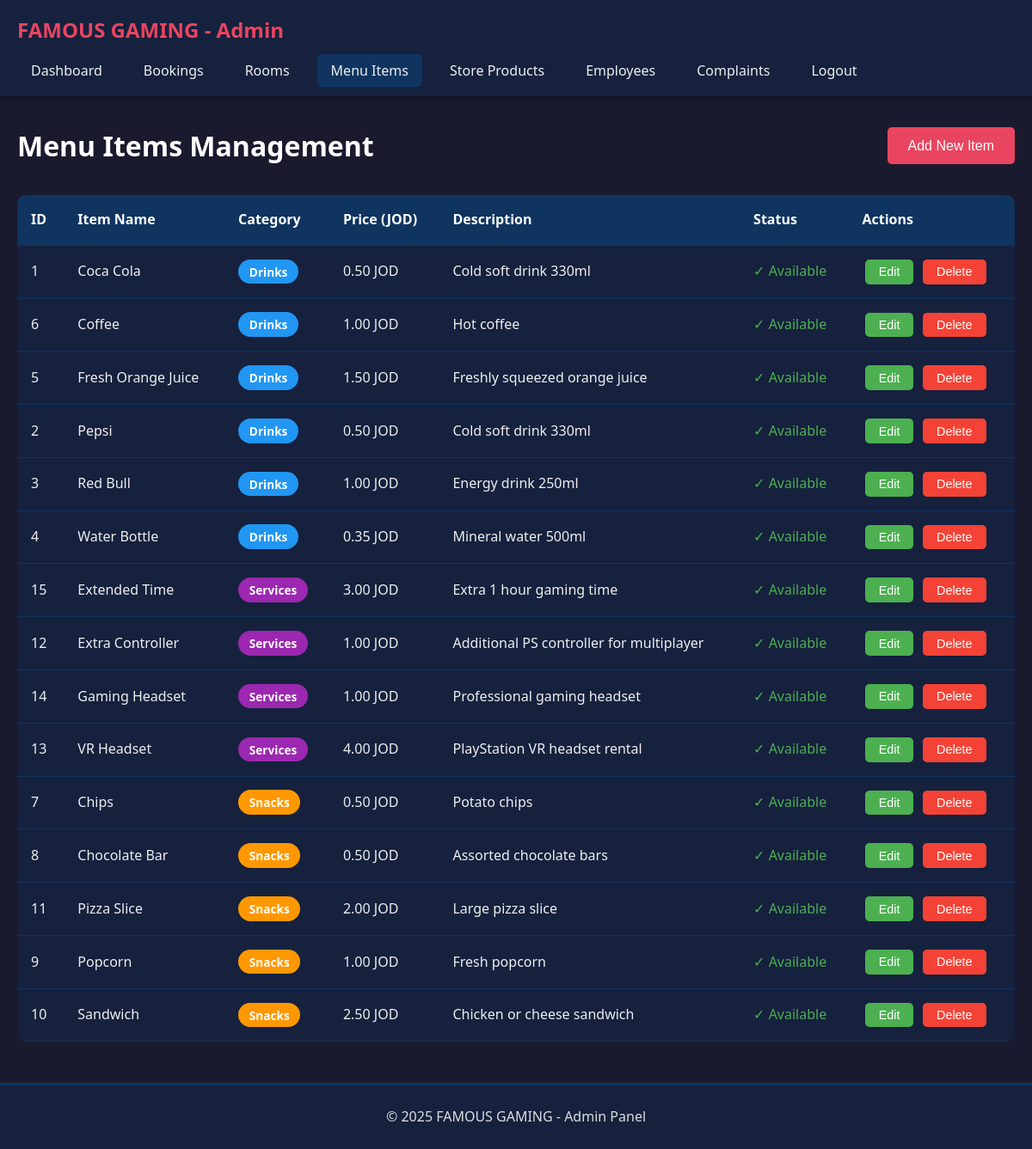
The page /admin/menu_items.php (signed in) on the database its author committed.
### tables this page shows
CREATE TABLE menu_items (
    id INT PRIMARY KEY AUTO_INCREMENT,
    item_name VARCHAR(100) NOT NULL,
    item_category VARCHAR(50) NOT NULL,
    item_price DECIMAL(10,2) NOT NULL,
    item_description TEXT,
    is_available BOOLEAN NOT NULL DEFAULT TRUE,
    created_at TIMESTAMP DEFAULT CURRENT_TIMESTAMP,
    updated_at TIMESTAMP DEFAULT CURRENT_TIMESTAMP ON UPDATE CURRENT_TIMESTAMP
);

### admin/menu_items.php (the view, shortened to what this page needs)
<?php
require_once '../includes/config.php';
$items = mysqli_query($conn, "SELECT * FROM menu_items ORDER BY item_category, item_name ASC");
include 'includes/header.php';
?>
    <div class="container" style="margin-top: 2rem;">
        <div class="page-header">
            <h2>Menu Items Management</h2>
            <button onclick="openAddModal()" class="btn">Add New Item</button>
        </div>
        <div style="margin-top: 2rem;">
            <table>
                <thead>
                    <tr>
                        <th>ID</th>
                        <th>Item Name</th>
                        <th>Category</th>
                        <th>Price (JOD)</th>
                        <th>Description</th>
                        <th>Status</th>
                        <th>Actions</th>
                    </tr>
                </thead>
                <tbody>
                    <?php while ($item = mysqli_fetch_assoc($items)): ?>
                        <tr>
                            <td><?php echo $item['id']; ?></td>
                            <td><?php echo htmlspecialchars($item['item_name']); ?></td>
                            <td>
                                <span class="category-badge category-<?php echo strtolower($item['item_category']); ?>">
                                    <?php echo htmlspecialchars($item['item_category']); ?>
                                </span>
                            </td>
                            <td><?php echo number_format($item['item_price'], 2); ?> JOD</td>
                            <td><?php echo htmlspecialchars($item['item_description']); ?></td>
                            <td>
                                <?php if ($item['is_available']): ?>
                                    <span style="color: #4CAF50;">✓ Available</span>
                                <?php else: ?>
                                    <span style="color: #f44336;">✗ Unavailable</span>
                                <?php endif; ?>
                            </td>
                            <td>
                                <button class="btn btn-small btn-success" onclick='openEditModal(<?php echo json_encode($item); ?>)'>Edit</button>
                                <button class="btn btn-small btn-danger" onclick="confirmDelete(<?php echo $item['id']; ?>)">Delete</button>
                            </td>
                        </tr>
                    <?php endwhile; ?>
                </tbody>
            </table>
        </div>
    </div>
<?php
include 'includes/footer.php';
?>

### admin/css/admin.css (style rules this page uses)
* { margin: 0; padding: 0; box-sizing: border-box; }
body { font-family: 'Segoe UI', Tahoma, Geneva, Verdana, sans-serif; background-color: #1a1a2e; color: #eee; line-height: 1.6; }
.admin-container, .container { max-width: 1400px; margin: 0 auto; padding: 0 20px; }
.admin-page-header, .page-header { margin-bottom: 2rem; }
.page-header { display: flex; justify-content: space-between; align-items: center; flex-wrap: wrap; gap: 1rem; }
.page-header h2 { font-size: 2rem; color: #fff; }
.admin-btn, .btn { display: inline-block; padding: 0.8rem 1.5rem; background-color: #e94560; color: #fff; text-decoration: none; border-radius: 5px; border: none; cursor: pointer; font-size: 1rem; transition: background 0.3s; }
.admin-btn-small, .btn-small { padding: 0.4rem 1rem; font-size: 0.9rem; margin: 0 0.2rem; }
.admin-btn-success, .btn-success { background-color: #4CAF50; }
.admin-btn-danger, .btn-danger { background-color: #f44336; }
table { width: 100%; background-color: #16213e; border-collapse: collapse; border-radius: 10px; overflow: hidden; margin-top: 1rem; }
table th, table td { padding: 1rem; text-align: left; border-bottom: 1px solid #0f3460; }
table th { background-color: #0f3460; color: #fff; font-weight: bold; }
.admin-category-badge, .category-badge { padding: 0.3rem 0.8rem; border-radius: 15px; font-size: 0.85rem; font-weight: bold; }
.category-drinks { background-color: #2196F3; color: white; }
.category-snacks { background-color: #FF9800; color: white; }
.category-services { background-color: #9C27B0; color: white; }

### rows shown on the page
menu_items: id "1", item_name "Coca Cola", item_category "Drinks", item_price "0.50", item_description "Cold soft drink 330ml", is_available "✓ Available"
menu_items: id "6", item_name "Coffee", item_category "Drinks", item_price "1.00", item_description "Hot coffee", is_available "✓ Available"
menu_items: id "5", item_name "Fresh Orange Juice", item_category "Drinks", item_price "1.50", item_description "Freshly squeezed orange juice", is_available "✓ Available"
menu_items: id "2", item_name "Pepsi", item_category "Drinks", item_price "0.50", item_description "Cold soft drink 330ml", is_available "✓ Available"
menu_items: id "3", item_name "Red Bull", item_category "Drinks", item_price "1.00", item_description "Energy drink 250ml", is_available "✓ Available"
menu_items: id "4", item_name "Water Bottle", item_category "Drinks", item_price "0.35", item_description "Mineral water 500ml", is_available "✓ Available"
menu_items: id "15", item_name "Extended Time", item_category "Services", item_price "3.00", item_description "Extra 1 hour gaming time", is_available "✓ Available"
menu_items: id "12", item_name "Extra Controller", item_category "Services", item_price "1.00", item_description "Additional PS controller for multiplayer", is_available "✓ Available"
menu_items: id "14", item_name "Gaming Headset", item_category "Services", item_price "1.00", item_description "Professional gaming headset", is_available "✓ Available"
menu_items: id "13", item_name "VR Headset", item_category "Services", item_price "4.00", item_description "PlayStation VR headset rental", is_available "✓ Available"
menu_items: id "7", item_name "Chips", item_category "Snacks", item_price "0.50", item_description "Potato chips", is_available "✓ Available"
menu_items: id "8", item_name "Chocolate Bar", item_category "Snacks", item_price "0.50", item_description "Assorted chocolate bars", is_available "✓ Available"
menu_items: id "11", item_name "Pizza Slice", item_category "Snacks", item_price "2.00", item_description "Large pizza slice", is_available "✓ Available"
menu_items: id "9", item_name "Popcorn", item_category "Snacks", item_price "1.00", item_description "Fresh popcorn", is_available "✓ Available"
menu_items: id "10", item_name "Sandwich", item_category "Snacks", item_price "2.50", item_description "Chicken or cheese sandwich", is_available "✓ Available"
